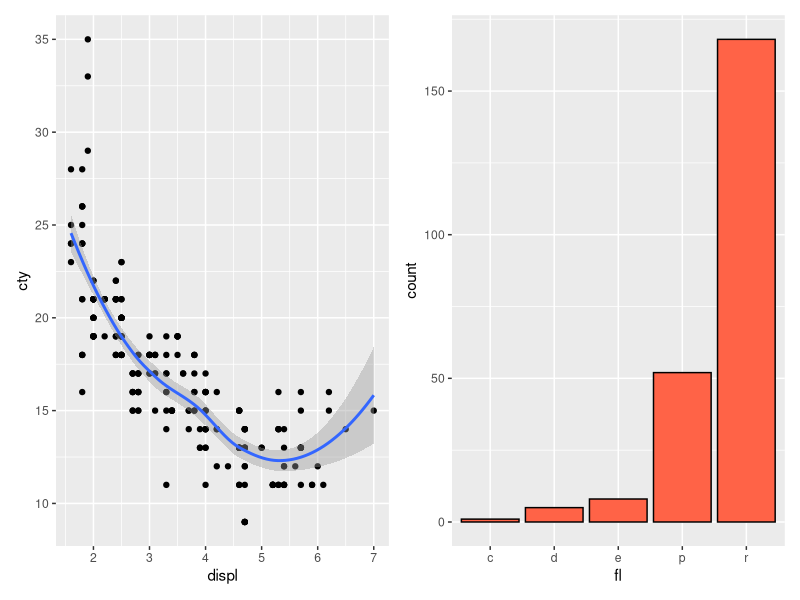
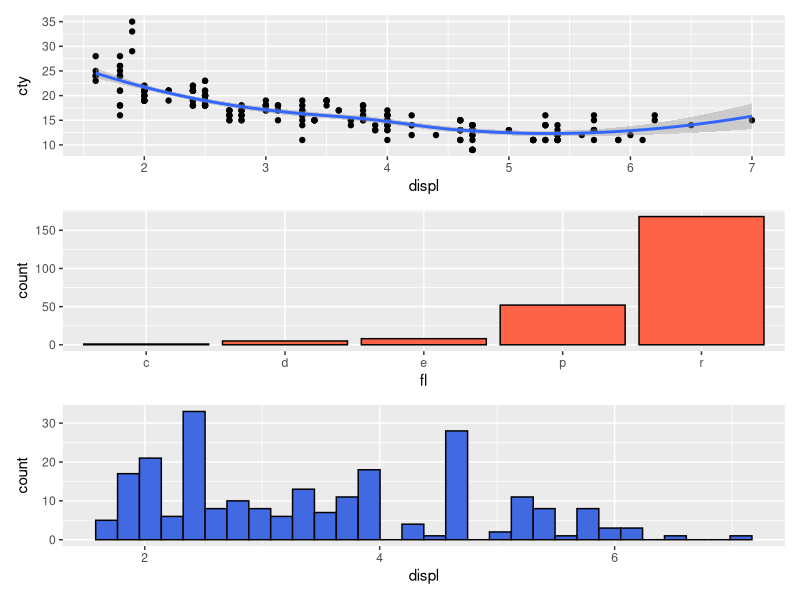
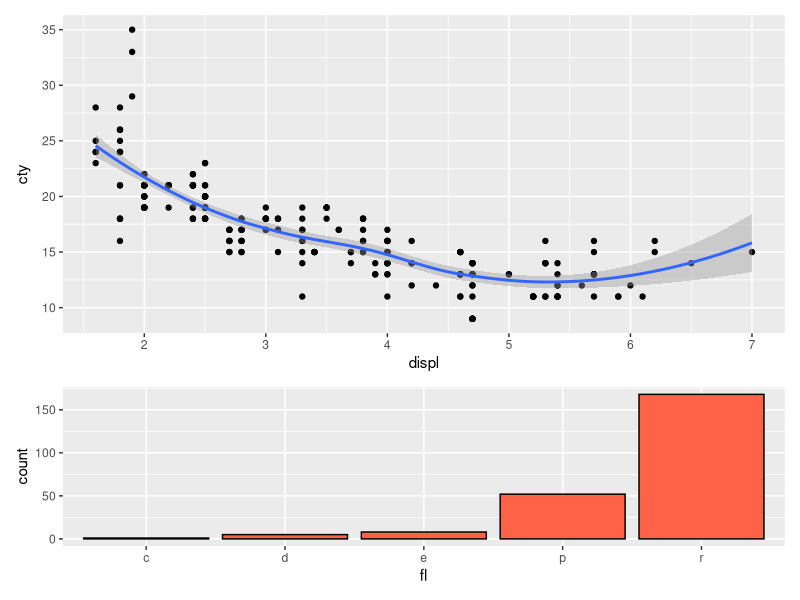
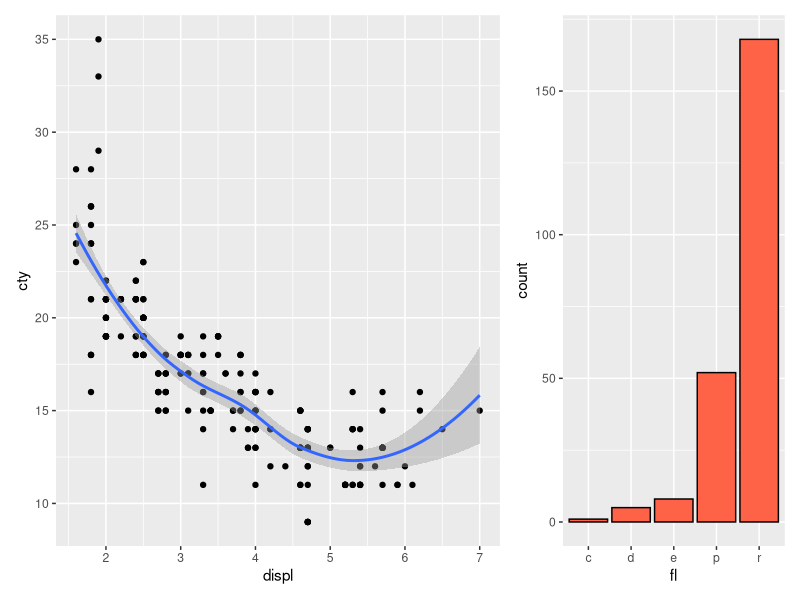
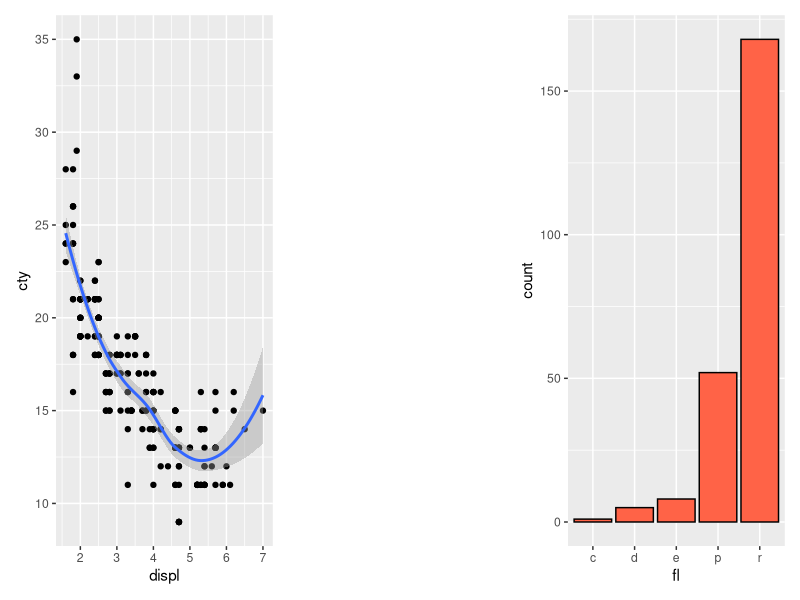
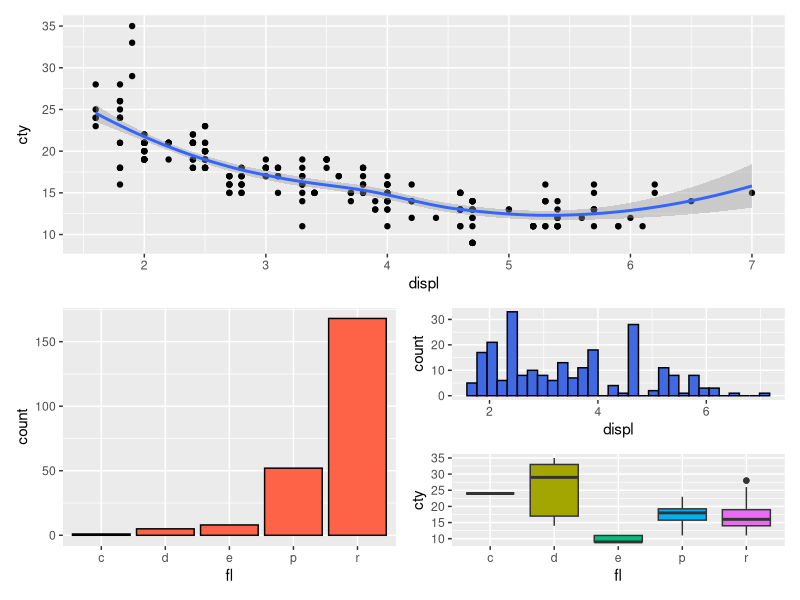
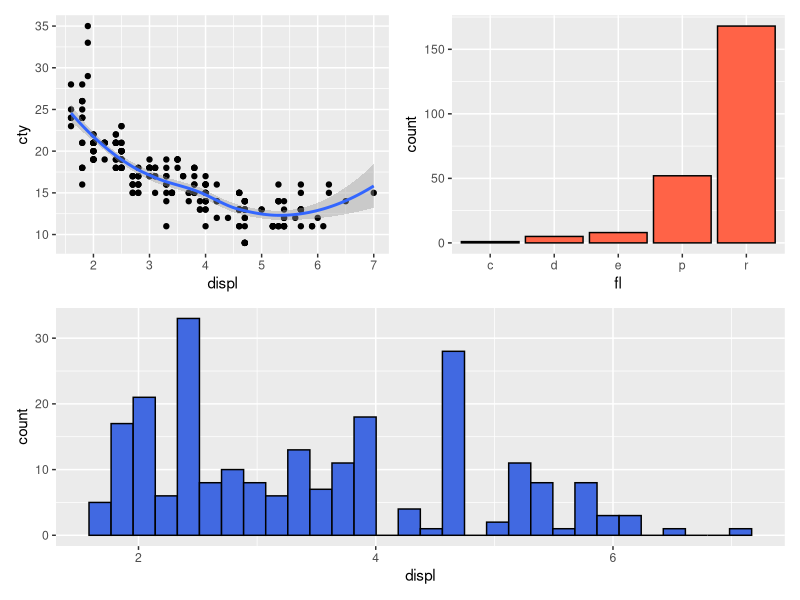
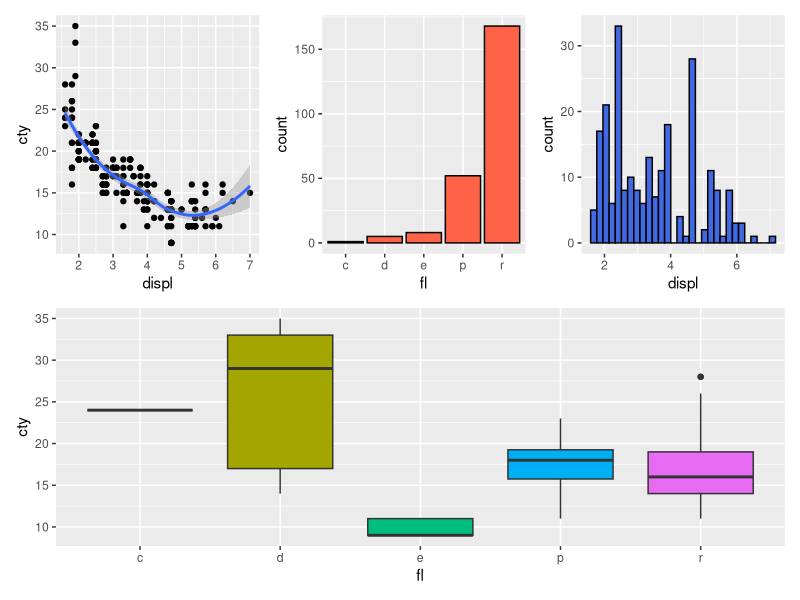

R code for these plots, in order:
# Graphics in R with ggplot, part 2

library(ggplot2)
library(ggthemes)
library(patchwork)
d <- mpg


# Plotting multiple panel graphs with patchwork ----
g1 <- ggplot(data=d) + aes(x=displ, y=cty) +
  geom_point() +
  geom_smooth()

g2 <- ggplot(data=d) + aes(x=fl) +
  geom_bar(fill="tomato", color="black") +
  theme(legend.position="none")

g3 <- ggplot(data=d) + aes(displ) +
  geom_histogram(fill="royalblue", color="black")

g4 <- ggplot(data=d) + aes(x=fl, y=cty, fill=fl) +
  geom_boxplot() +
  theme(legend.position = "none")


# place two plots horizontally
g1 + g2


# place three plots vertically
g1 + g2 + g3 + plot_layout(ncol=1)


# change relative area of each plot
g1 + g2 + plot_layout(ncol=1, heights=c(2,1))
g1 + g2 + plot_layout(ncol=2, widths=c(2,1))


# add a spacer plot
g1 + plot_spacer() + g2


# use nested layouts
g1 + {
  g2 + {
    g3 + 
      g4 +
      plot_layout(ncol=1)
  }
} + plot_layout(ncol=1)


# - operator for subtrack placement
g1 + g2 - g3 + plot_layout(ncol=1)


# / and | for intuitive layouts
(g1 | g2 | g3)/g4
(g1 | g2)/(g3 | g4)


# add title, etc. 
g1 + g2 + plot_annotation("This is a title", caption="made with patchwork")

# change styling of elements
g1 + g2 + plot_annotation("This is a title", caption="made with patchwork", 
                          theme = theme(plot.title=element_text(size=16)))


# add tags to plots
g1 / (g2 | g3) + plot_annotation(tag_level="A")


# swapping axis orientations 
g3a <- g3 + scale_x_reverse() #now goes from high to low
g3b <- g3 + scale_y_reverse()
g3c <- g3 + scale_x_reverse() + scale_y_reverse()
(g3 | g3a)/(g3b | g3c)

(g3 + coord_flip() | g3a + coord_flip())/(g3b + coord_flip() | g3c + coord_flip())

ggsave(filename="myplot.pdf", plot=g3, device="pdf", width=20, height=20, units="cm", dpi=300)




# Mapping aesthetic variables ----

# mapping a discrete var to a point color
m1 <- ggplot(data=d) + aes(x=displ, y=cty, color=class) + # assign points color based on car class
  geom_point(size=3)

# to a point shape
m2 <- ggplot(data=d) + aes(x=displ, y=cty, shape=class) + 
  geom_point(size=3) # comes with a warning, ggplot only has 6 shapes

# to a point size
m3 <- ggplot(data=d) + aes(x=displ, y=cty, size=class) + 
  geom_point()


# mapping a continuous variable to point size, bubble plot
m1 <- ggplot(data=d) + aes(x=displ, y=cty, size=hwy) + 
  geom_point()

# to a color
m1 <- ggplot(data=d) + aes(x=displ, y=cty, color=hwy) + 
  geom_point(size=3)


# mapping two variables to different aesthetics
m1 <- ggplot(data=d) + aes(x=displ, y=cty, shape=class, color=hwy) +
  geom_point(size=5)
m1 <- ggplot(data=d) + aes(x=displ, y=cty, shape=drv, color=fl) + # drv has fewer categories, so this looks nicer
  geom_point(size=4) 


# use size, shape, and color, to indicate 5 attributes! (not recommended)
m1 <- ggplot(data=d) + aes(x=displ, y=cty, shape=drv, color=fl, size=hwy) +
  geom_point()


# mapping a var to the same aesthetic in two different geoms
m1 <- ggplot(data=d) + aes(x=displ, y=cty, color=drv) +
  geom_point(size=2) +
  geom_smooth(method="lm")


# facet variables for more effectibr groupings
m1 <- ggplot(data=d) + aes(x=displ, y=cty) +
  geom_point()
m1 + facet_grid(class~fl)
